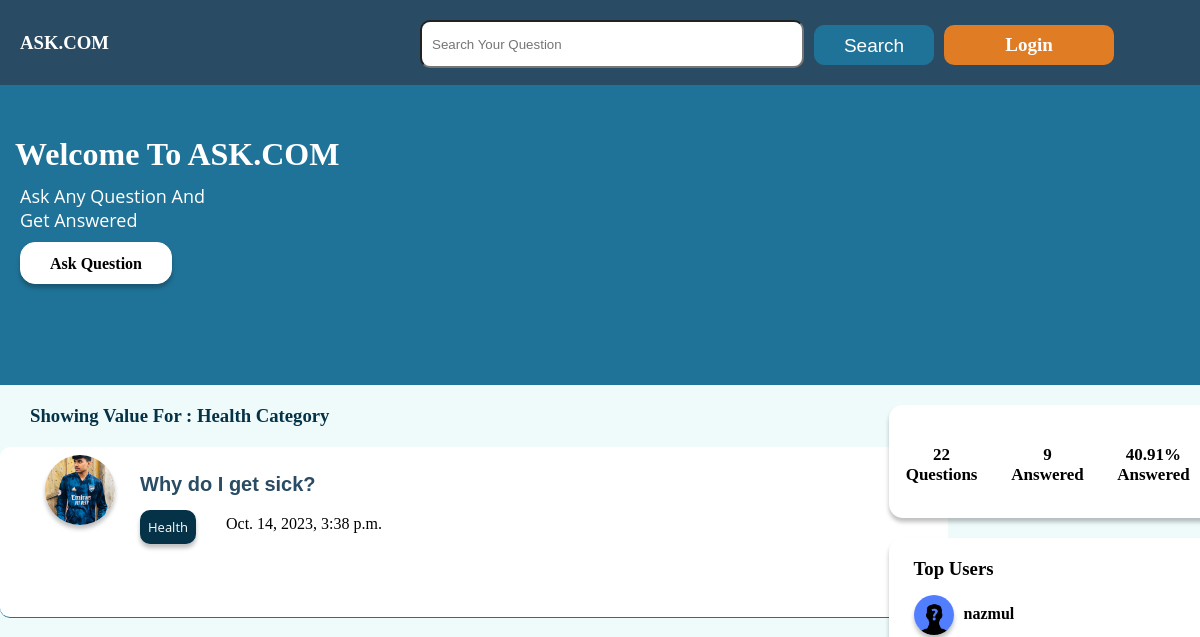
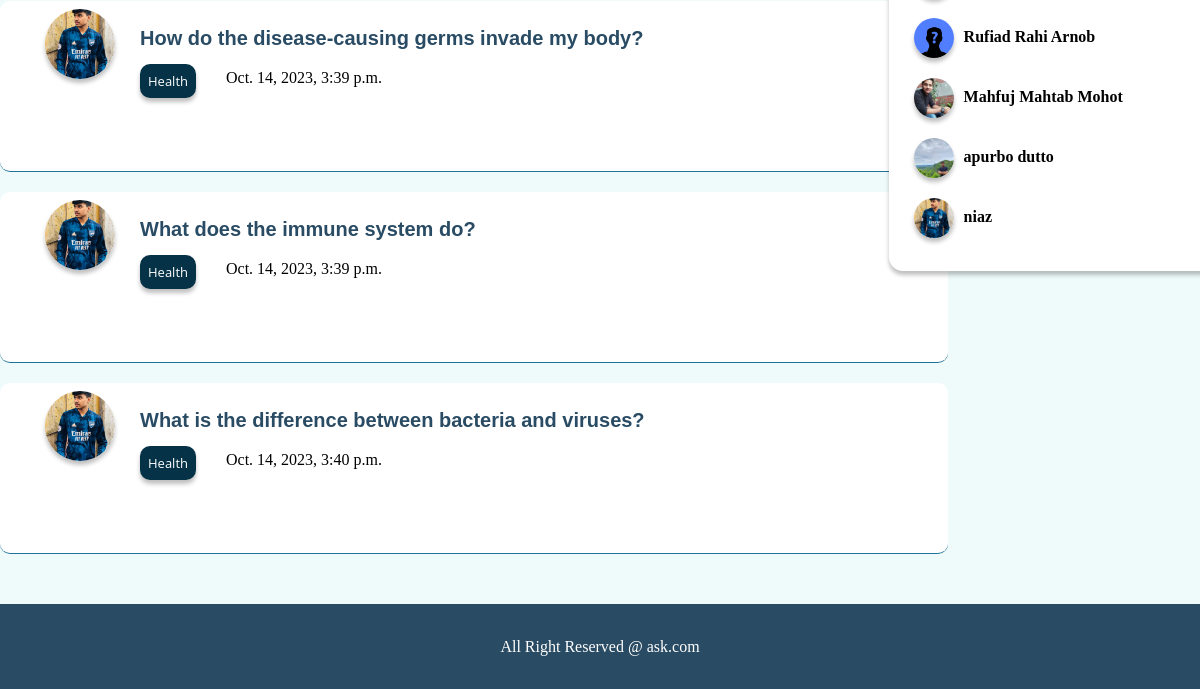
/category/Health, run on an earlier commit of the app's database (2 pictures, top to bottom).
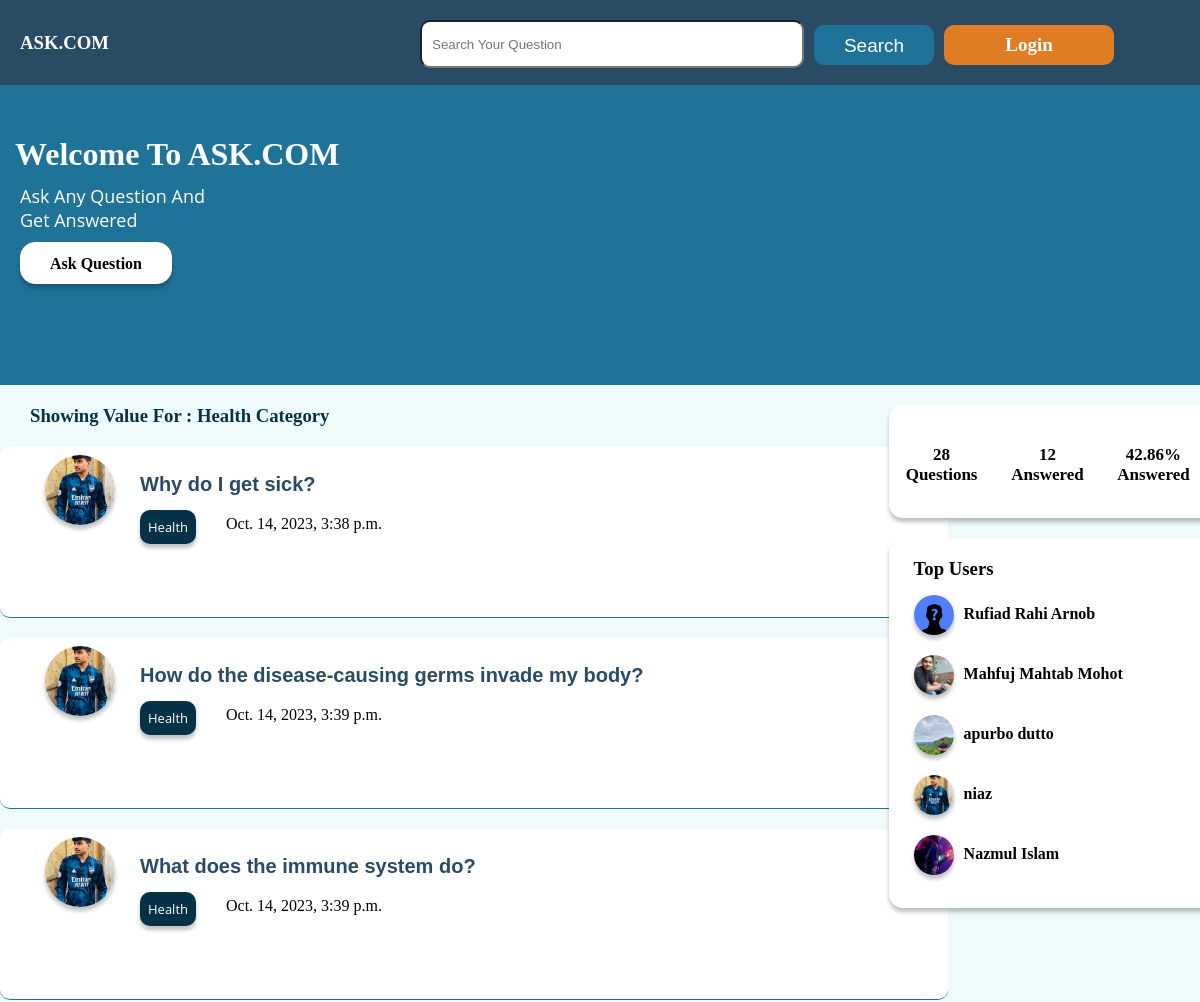
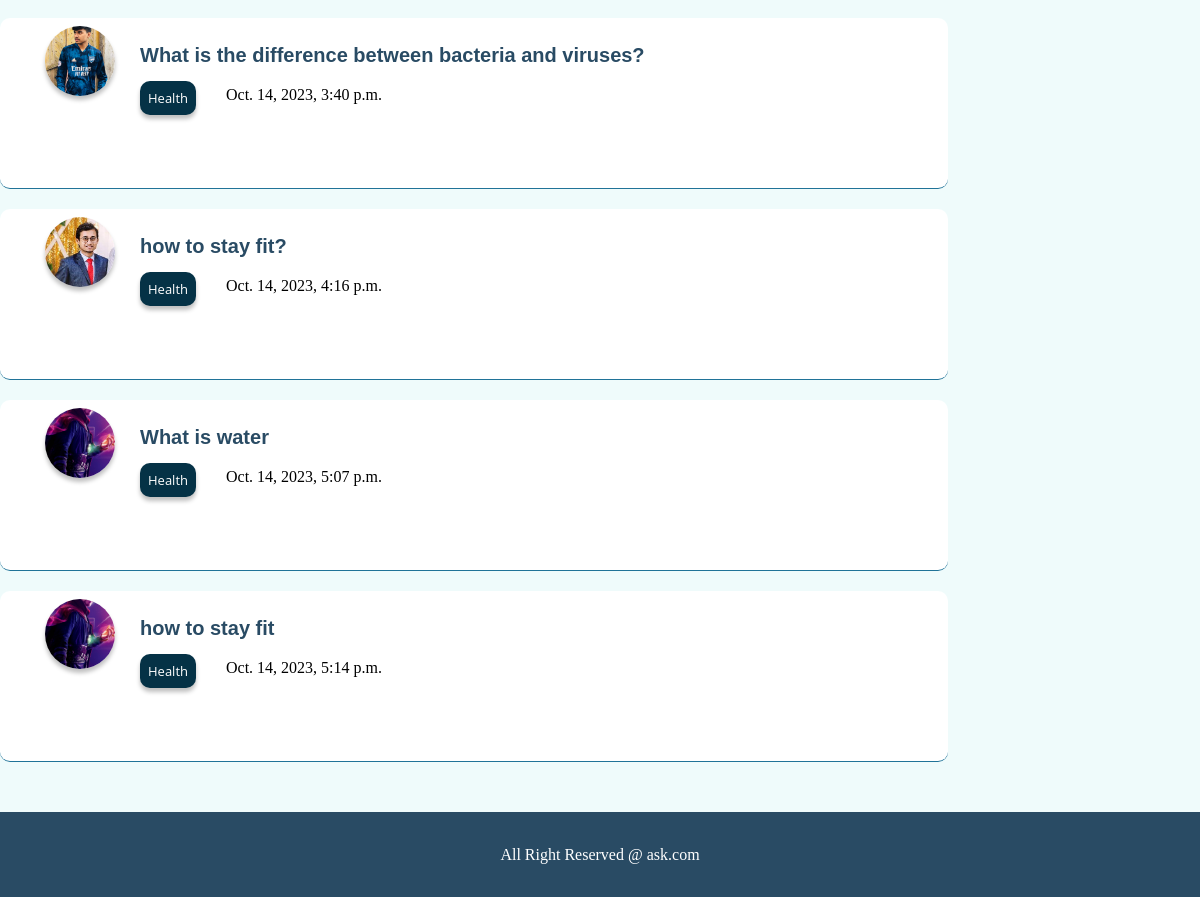
And on a later commit of the database (2 pictures, top to bottom).
### home/models.py (models this page shows)
class OurUser(models.Model):
    id = models.IntegerField(primary_key = True)
    name = models.CharField(max_length = 30,null = True)
    email = models.CharField(max_length = 50,null = True)
    password = models.TextField(null = True)
    Bio = models.TextField(null = True)
    Num_of_followers = models.IntegerField(null = True)
    Num_of_following = models.IntegerField(null = True)
    user = models.CharField(max_length = 100,null = True)
    img = models.ImageField(upload_to='images/', null= True)
    phone_No = models.CharField(max_length = 15, null= True)

### questions/models.py (models this page shows)
class Questions(models.Model):
    id =models.IntegerField(primary_key =True)
    title = models.CharField(max_length = 30)
    details = models.CharField(max_length = 50)
    u_email = models.CharField(max_length=50,null = True)
    cat_name = models.CharField(max_length=100,null=True)
    time = models.DateTimeField(auto_now_add=True,null = True)

### home/views.py (the view)
# urls.py: path('category/<str:cat>',category_view,name = 'category'),
def category_view(request,cat):
    user_email = OurUser.objects.all()
    user_list={}
    questions_info = Questions.objects.all()
    count=0
    for i in range(0,len(user_email)):
        user_info = {}
        c = 0
        for j in range(0,len(questions_info)):
            if(user_email[i].email == questions_info[j].u_email):
                c+=1
                if(count != 5):
                    if(c == 1):
                        print(user_email[i])
                        user_info['name'] = user_email[i].name
                        user_info['img'] = user_email[i].img
                        user_info['user'] = user_email[i].user
                        print(user_info)
                        user_list[i] = user_info
                        count+=1
                    else:
                        break
                else:
                    break
    questions = Questions.objects.all()
    total_question = len(questions)
    answer = Answer.objects.all()
    total_answer = 0
    for i in range(0,total_question):
        for j in range(0,len(answer)):
            if questions[i].id == int(answer[j].Q_ID):
                total_answer=total_answer + 1
    perchantage = (total_answer / total_question) * 100
    question = Questions.objects.all().filter(cat_name = cat)
    question_dict = {}
    for i in range(len(question)):
        dict = {}
        for j in range(len(user_email)):
            if(question[i].u_email == user_email[j].email):
                dict['img'] = user_email[j].img
                dict['user'] = user_email[j].user
                dict['title'] = question[i].title
                dict['details'] = question[i].details
                dict['cat_name'] = question[i].cat_name
                dict['id'] = question[i].id
                dict['time'] = question[i].time
                question_dict[i] = dict
    try:
        if request.session['active'] == True:
            my_user = OurUser.objects.filter(email = request.session['0'])
            return render(request,"category.html",{"my_users" : my_user[0], "registered" : True,"question_dict" : question_dict,"total_question":total_question,"total_answer" : total_answer,"perchantage" : perchantage,"user_list" : user_list,"search":cat})
        else:
            return render(request,"category.html",{ "registered" : False,"question_dict" : question_dict,"total_question":total_question,"total_answer" : total_answer,"perchantage" : perchantage,"user_list" : user_list,"search":cat})
    except:
            return render(request,"category.html",{ "registered" : False,"question_dict" : question_dict,"total_question":total_question,"total_answer" : total_answer,"perchantage" : perchantage,"user_list" : user_list,"search":cat})

### home/templates/category.html
{% extends 'base.html' %}
{% load static %}
{% block banner %}
<div class="banner">
    <div class="main_banner">
        <h2>Welcome To ASK.COM</h2>
        <p>Ask Any Question And <br> Get Answered</p>
        <a href="/ask_question"  class="ask_question">Ask  Question</a>
    </div>
</div>
{% endblock banner %}
    {% block body %}
    <div class="container bg">
        <div class="main_container">
         <div class="left_main_container">
            <h3 class="search_h3">Showing Value For : {{ search }} Category</h3>
            {% for key,value in question_dict.items %}
            <div class="question">
                <a href="/profile/user/{{ value.user }}" class="logo_a">
                <div class="logo_section">
                <img class="logo_img" src="/media/{{ value.img }}" alt="">
            </div></a>
            <div class="rest">
                <a class="title_a" href="/answer/{{ value.id }}"><h3 class="question_title">{{ value.title }}</h3></a>
                <div class="category_section">
                    <a href="/category/{{ value.cat_name }}" class="cat">{{ value.cat_name }}</a>
                </div>
                <p class="time">{{ value.time }}</p>
            </div>
            </div>
{% endfor %}
         </div>
         <div class="right_main_container">
            <div class="overview">
                <p class="p1">{{ total_question }}<br>  Questions</p>
                <p class="p1">{{ total_answer }}<br>Answered</p>
                <p class="p1">{{ perchantage|floatformat:2 }}%<br>Answered</p>
            </div>
            <div class="top_user">
                <h3>Top Users</h3>
                {% for key,value  in user_list.items %}
                <div class="user">
                    <a href="/profile/user/{{ value.user }}"><img src="/media/{{ value.img }}"  alt="" class="top_user_logo"></a>
                    <h4 class="name">{{ value.name }}</h4>
                </div>
                {% endfor %}
            </div>
         </div>
        </div>
        {% block pagination %}
        <div class="pagination_section">
            <div class="main_pagination_section">
            </div>
        </div>
        {% endblock pagination %}
</div>
{% endblock body %}
{% block footer %} <div class="footer">All Right Reserved @ ask.com</div> {% endblock footer%}

What changed in the data, as far as the page shows it:
removed OurUser: img (placeholder picture), name "nazmul"
added OurUser: img (picture)
added Questions: title "how to stay fit?", cat_name "Health", time "Oct. 14, 2023, 4:16 p.m."
added OurUser: img (picture), name "Nazmul Islam"
added Questions: title "What is water", cat_name "Health", time "Oct. 14, 2023, 5:07 p.m."
added Questions: title "how to stay fit", cat_name "Health", time "Oct. 14, 2023, 5:14 p.m."
Also different on the page:
{{ total_question }}: "22" → "28"
{{ total_answer }}: "9" → "12"
{{ perchantage|floatformat:2 }}: "40.91" → "42.86"
